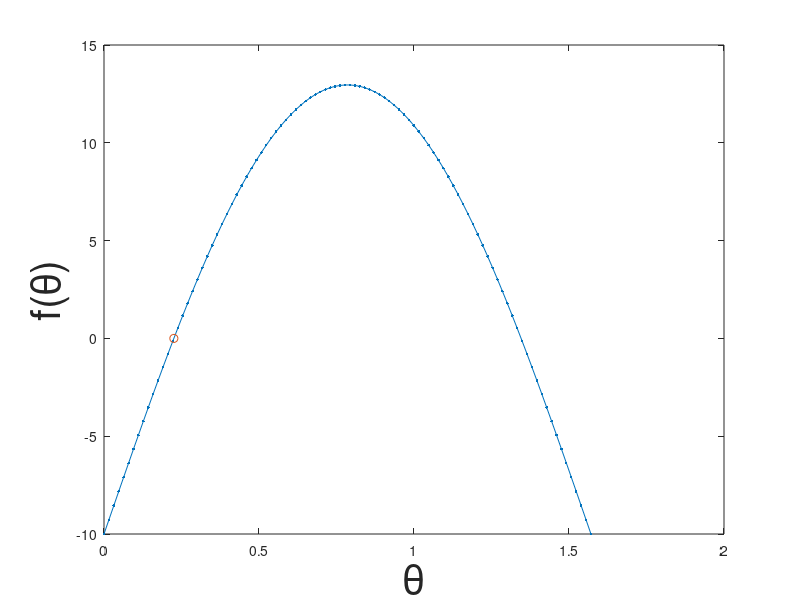

MATLAB code to generate this figure:
% Equations of projectile motion

g = 9.8;    % Gravitational constant
v0 = 15;    % Initial velocity
d = 10;     % Desired distance

theta = linspace(0,pi/2,100);

% Solve f(theta) = 0 to find correct release angle
f = @(theta) (v0^2/g)*sin(2*theta) - d; 

figure(1);
plot(theta,f(theta),'.-'); % Plot f
xlabel('\theta','FontSize',30)
ylabel('f(\theta)','FontSize',30)

% Find a solution of f(theta) = 0 using built-in MATLAB solver
theta0 = 0;              % Initial guess
theta0 = fzero(f,theta0) % Output solution
residual = f(theta0)     % Output residual 

% Plot solution
hold on;
plot(theta0,f(theta0),'o'); hold off